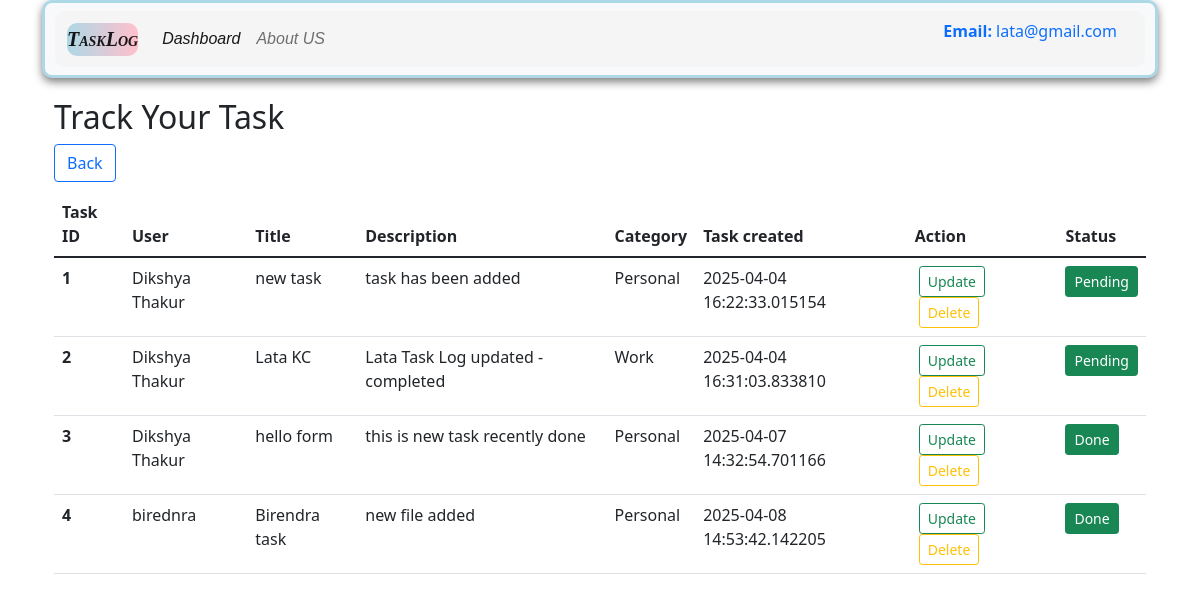
Screenshot of /tasklogdetail (signed in) with the database file from the repository.
### app.py (models this page shows, shortened)
class user_register(db.Model, UserMixin):
    __tablename__ = "user_register"
    user_id = db.Column(db.Integer, primary_key=True)
    name = db.Column(db.String(100), nullable= False)
    email =db.Column(db.String(100), nullable = False, unique=True)
    password = db.Column(db.String(255), nullable =False)
    date_created = db.Column(db.DateTime, default = datetime.utcnow)

class task_catagories(db.Model):
    __tablename__ ='task_catagories'
    cat_id = db.Column(db.Integer, primary_key=True)
    category_type = db.Column(db.String(50), nullable= False)
    user_id = db.Column(db.Integer, db.ForeignKey('user_register.user_id'), nullable=False)
    task_id = db.Column(db.Integer, db.ForeignKey('TaskLog.task_id'), nullable=False)

class Task_log(db.Model):
    __tablename__ = 'TaskLog'
    task_id = db.Column(db.Integer, primary_key =True)
    user_id = db.Column(db.Integer, db.ForeignKey('user_register.user_id'), nullable=False)
    title = db.Column(db.String(200), nullable = False)
    description = db.Column(db.String(700), nullable = False)
    task_created = db.Column(db.DateTime, default = datetime.utcnow)
    status = db.Column(db.String(50), default ="Pending")
    categories = db.relationship('task_catagories', backref='task', lazy=True)

### app.py (the view)
@app.route('/tasklogdetail', methods =['GET', 'POST'])
def tasklogdetails():
    alltasklog = (
        db.session.query(Task_log, task_catagories.category_type,user_register.name)
        .outerjoin(task_catagories, Task_log.task_id == task_catagories.task_id)
        .join(user_register, Task_log.user_id==user_register.user_id)
        .all()
    )
    return render_template('tasklogdetail.html', alltasklog=alltasklog)

### app.py (called while the page is built)
@login_manager.user_loader
def load_user(user_id):
    return user_register.query.get(int(user_id))

### templates/tasklogdetail.html (shortened to what this page needs)
{% extends "base.html" %}
{% block body %}
<div class ="container my-3" >
    <h2> Track Your Task</h2>
    <a href='/dashboard' class ="btn btn-outline-primary"> Back</a>
    {% if alltasklog|length==0 %}
    <div class="alert alert-secondary" role="alert">
        No data found! Please add your data.
        </div>
        {% else %}
        <table class="table">
            <thead>
            <tr>
                <th scope="col">Task ID</th>
                <th scope="col">User</th>
                <th scope="col">Title</th>
                <th scope="col">Description</th>
                <th scope='col'> Category</th>
                <th scope='col'> Task created</th>
                <th scope='col'> Action</th>
                <th scope="col">Status</th>
            </tr>
            </thead>
            <tbody>
            {% for Task_log, category_type, user_name in alltasklog %}
            <tr>
            <th scope="row">{{loop.index}}</th>
            <td>{{user_name}}</td>
            <td>{{Task_log.title}}</td>
            <td>{{Task_log.description}}</td>
            <td>{{category_type if category_type else "No Category" }}</td>
            <td>{{Task_log.task_created}}</td>
            <td>
                <a href="/update_tasklog/{{Task_log.task_id}}" type="button" class="btn btn-outline-success btn-sm mx-1">Update</a>
                <a href="/delete_tasklog/{{Task_log.task_id}}" type="button" class="btn btn-outline-warning btn-sm mx-1">Delete</a>
            </td>
            <td>
                {% if Task_log.status == "done" %}
                    <button class ="btn btn-success btn-sm move-task" data-task-id="{{ Task_log.task_id }}" data-status="Pending"> Pending</button>
                {% else %}
                    <button class ="btn btn-success btn-sm move-task" data-task-id="{{ Task_log.task_id}}" data-status="done"> Done</button>
                {% endif %}
            </td>
        </tr>
        {% endfor %}
    </tbody>
</table>
            {% endif %}
</div>
{% endblock body %}

### templates/base.html (shortened to what this page needs)
<!doctype html>
<html lang="en">
  <head>
    <link rel ="stylesheet" href="{{url_for('static', filename='css/style.css')}}">
    <link href="https://cdn.jsdelivr.net/npm/bootstrap@5.1.3/dist/css/bootstrap.min.css" rel="stylesheet">
    <link rel="stylesheet" href="https://cdn.jsdelivr.net/npm/bootstrap-icons@1.10.5/font/bootstrap-icons.css">
</head>
<body>
    <div class= "container" my-3>
        <nav class="navbar navbar-expand-lg navbar-light bg-light">
            <div class="container-fluid">
              <a class="navbar-brand" href="/">TaskLog </a>
              <div class="collapse navbar-collapse" id="navbarSupportedContent">
                <ul class="navbar-nav me-auto mb-2 mb-lg-0">
                  <li class="nav-item">
                    <a class="nav-link active" aria-current="page" href="/dashboard">Dashboard</a>
                  </li>
                  <li class="nav-item">
                    <a class="nav-link" href="/userdata">About US</a>
                  </li>
                  <li class="nav-item">
                    <a class="nav-link active"></a>
                  </li>
                </ul>
                <form class="d-flex">
                  {% if current_user.is_authenticated %}
                    <a class="nav-link active">
                      <p><b>Email:</b> {{ current_user.email }}</p>
                    </a>
                  {% else %}
                    <a class="nav-link active">
                      <p><b>Welcome, Guest</b></p>
                    </a>
                  {% endif %}
                </form>
              </div>
            </div>
          </nav>
{% block body %}
{% endblock body %}
</body>
</html>

### static/css/style.css (style rules this page uses)
nav { background-color: linear-gradient(to right, lightblue, pink); color: black; padding: 10px; border: 3px solid lightblue ; border-radius: 10px; margin-bottom: 20px; box-shadow: 0px 4px 8px rgba(0,0,0,0.5); }
.navbar-brand { color: white; font: italic small-caps bold 18px "Times New Roman", serif; }
.nav-item { font-style: italic; font-size: 16px; font-family: 'Poppins', sans-serif; border-radius: 10px; }
.navbar-brand { background: linear-gradient(to right, lightblue, pink); border-radius: 10px; }
.container-fluid { background: whitesmoke; border-radius: 10px; }
.btn-success { border-radius: 8px; background-color: #28a745; border: none; font-weight: 600; margin: center; }
.btn-outline-primary { border-radius: 8px; margin-right: 10px; margin-bottom: 10px; }

### rows the page displays
user_register: email "lata@gmail.com"
task_catagories: name "Dikshya Thakur", title "new task", description "task has been added", category_type "Personal", task_created "2025-04-04 16:22:33.015154"
task_catagories: name "Dikshya Thakur", title "Lata KC", description "Lata Task Log updated - completed", category_type "Work", task_created "2025-04-04 16:31:03.833810"
task_catagories: name "Dikshya Thakur", title "hello form", description "this is new task recently done", category_type "Personal", task_created "2025-04-07 14:32:54.701166"
task_catagories: name "birednra", title "Birendra task", description "new file added", category_type "Personal", task_created "2025-04-08 14:53:42.142205"
